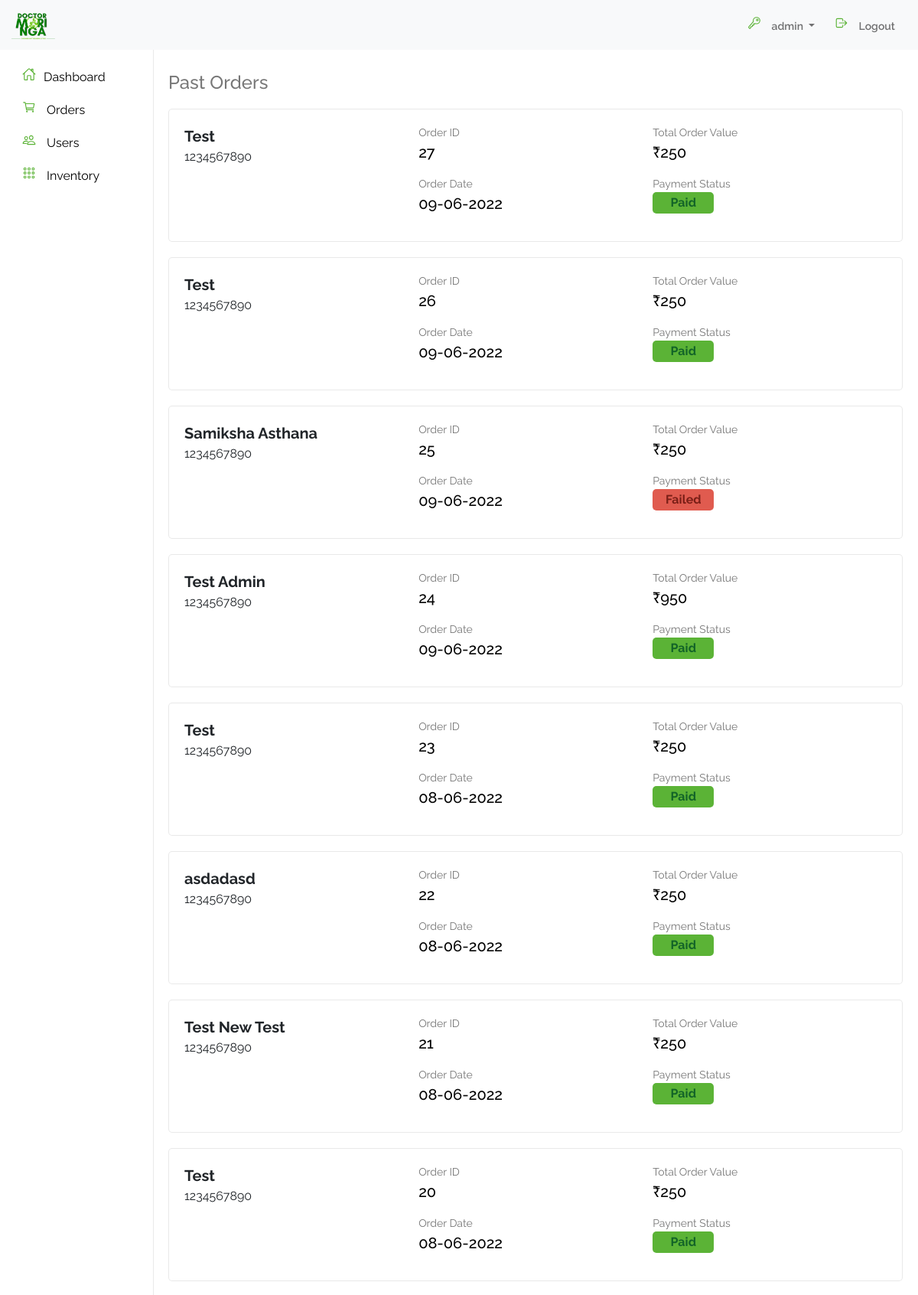
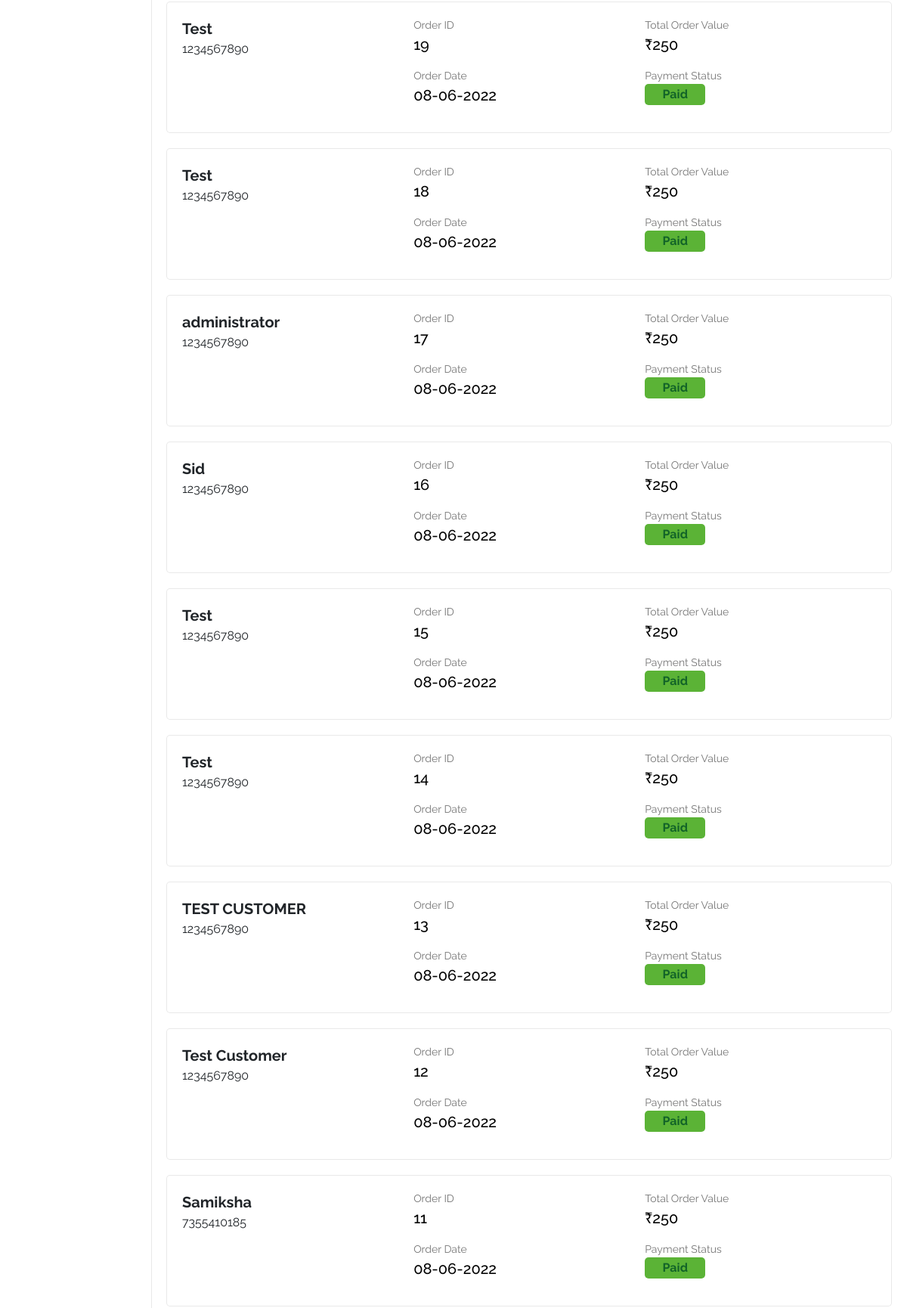
/admin/past-orders.php (signed in, upper part), run on the app's committed database (2 pictures, top to bottom).
### tables this page shows
CREATE TABLE `uder_order` (
  `order_id` int(11) NOT NULL,
  `order_user_id` varchar(255) NOT NULL,
  `order_user_name` varchar(255) NOT NULL,
  `order_user_contact` varchar(255) NOT NULL,
  `order_user_state` varchar(255) NOT NULL,
  `order_user_city` varchar(255) NOT NULL,
  `order_user_address` text NOT NULL,
  `order_user_email` varchar(255) NOT NULL,
  `order_time` varchar(255) NOT NULL,
  `order_total_amount` varchar(50) NOT NULL DEFAULT '0',
  `order_tax` varchar(50) NOT NULL DEFAULT '0',
  `order_gross_amount` varchar(255) NOT NULL DEFAULT '0',
  `order_status` int(11) NOT NULL DEFAULT 0
);

### admin/past-orders.php (called while the page is built)
<?php include('includes/header.php') ?>
<?php include('includes/navbar.php') ?>
<?php include('includes/side-nav.php') ?>
<?php include('includes/orders/past-orders.php') ?>
<?php include('includes/footer.php') ?>

### admin/includes/orders/past-orders.php (the view)
<div class="past-orders-section">
    <p class="past-orders-section-header mb-3">Past Orders</p>
    <?php
    include 'includes/server/config.php';
    $get_orders_query = "SELECT * FROM uder_order ORDER BY `order_id` DESC";
    $result = mysqli_query($connection, $get_orders_query);
    while ($row = mysqli_fetch_assoc($result)) {
        $order_id = $row['order_id'];
        $order_user_name = $row['order_user_name'];
        $order_user_contact = $row['order_user_contact'];
        $order_time = $row['order_time'];
        if ($order_time_stamp = $order_time) {
            $new_order_time =  gmdate("d-m-Y", $order_time_stamp);
        }
        $order_total_amount = $row['order_total_amount'];
        $order_status = $row['order_status']; ?>
    <div class="past-order-card">
        <div class="col-md-4">
            <p class="customer-name"><?php echo $order_user_name; ?></p>
            <p>
                <?php echo $order_user_contact; ?>
            </p>
        </div>
        <div class="col-md-4">
            <div class="mb-3">
                <p class="label">Order ID</p>
                <p class="response"><?php echo $order_id; ?></p>
            </div>
            <div>
                <p class="label">Order Date</p>
                <p class="response"><?php echo $new_order_time; ?></p>
            </div>
        </div>
        <div class="col-md-4">
            <div class="mb-3">
                <p class="label">Total Order Value</p>
                <p class="response"><?php echo "₹" . $order_total_amount; ?></p>
            </div>
            <div>
                <p class="label">Payment Status</p>
                <?php
                    if ($order_status == "0") {
                        echo "<p class='status-paid'>Paid</p>";
                    } else {
                        echo "<p class='status-fail'>Failed</p>";
                    }
                    ?>
            </div>
        </div>
    </div>
    <?php
    }
    ?>
</div>

### admin/assets/css/style.css (style rules this page uses)
* { font-family: "Raleway", sans-serif; }
.past-orders-section { margin-left: 220px !important; margin-top: 25px; }
.past-orders-section-header { font-size: 24px; font-weight: 500; color: #777; }
.past-order-card { width: 98%; border: 1px solid #e7e7e7e7; border-radius: 5px; padding: 20px; display: flex; justify-content: center; align-items: flex-start; background-color: #fff; margin-bottom: 20px; }
.customer-name { margin: 0; font-size: 20px; font-weight: bold; }
.label { font-size: 14px; color: #777; margin: 0; }
.response { font-size: 20px; font-weight: 500; color: #000; margin: 0 !important; }
.status-paid { background-color: #5bb336; padding: 2px; border-radius: 5px; color: #126328; font-weight: bold; width: 80px; text-align: center; }
.status-fail { background-color: #e05b4f; padding: 2px; border-radius: 5px; color: #7a1f17; font-weight: bold; width: 80px; text-align: center; }

### data on the page
uder_order: order_user_name "Test", order_user_contact "1234567890", order_id "27", order_time "09-06-2022", order_total_amount "250", order_status "Paid"
uder_order: order_user_name "Test", order_user_contact "1234567890", order_id "26", order_time "09-06-2022", order_total_amount "250", order_status "Paid"
uder_order: order_user_name "Samiksha Asthana", order_user_contact "1234567890", order_id "25", order_time "09-06-2022", order_total_amount "250", order_status "Failed"
uder_order: order_user_name "Test Admin", order_user_contact "1234567890", order_id "24", order_time "09-06-2022", order_total_amount "950", order_status "Paid"
uder_order: order_user_name "Test", order_user_contact "1234567890", order_id "23", order_time "08-06-2022", order_total_amount "250", order_status "Paid"
uder_order: order_user_name "asdadasd", order_user_contact "1234567890", order_id "22", order_time "08-06-2022", order_total_amount "250", order_status "Paid"
uder_order: order_user_name "Test New Test", order_user_contact "1234567890", order_id "21", order_time "08-06-2022", order_total_amount "250", order_status "Paid"
uder_order: order_user_name "Test", order_user_contact "1234567890", order_id "20", order_time "08-06-2022", order_total_amount "250", order_status "Paid"
uder_order: order_user_name "Test", order_user_contact "1234567890", order_id "19", order_time "08-06-2022", order_total_amount "250", order_status "Paid"
uder_order: order_user_name "Test", order_user_contact "1234567890", order_id "18", order_time "08-06-2022", order_total_amount "250", order_status "Paid"
uder_order: order_user_name "administrator", order_user_contact "1234567890", order_id "17", order_time "08-06-2022", order_total_amount "250", order_status "Paid"
uder_order: order_user_name "Sid", order_user_contact "1234567890", order_id "16", order_time "08-06-2022", order_total_amount "250", order_status "Paid"
uder_order: order_user_name "Test", order_user_contact "1234567890", order_id "15", order_time "08-06-2022", order_total_amount "250", order_status "Paid"
uder_order: order_user_name "Test", order_user_contact "1234567890", order_id "14", order_time "08-06-2022", order_total_amount "250", order_status "Paid"
uder_order: order_user_name "TEST CUSTOMER", order_user_contact "1234567890", order_id "13", order_time "08-06-2022", order_total_amount "250", order_status "Paid"
uder_order: order_user_name "Test Customer", order_user_contact "1234567890", order_id "12", order_time "08-06-2022", order_total_amount "250", order_status "Paid"
uder_order: order_user_name "Samiksha", order_user_contact "7355410185", order_id "11", order_time "08-06-2022", order_total_amount "250", order_status "Paid"

### other printed values
$_SESSION["user_name"] "admin"
